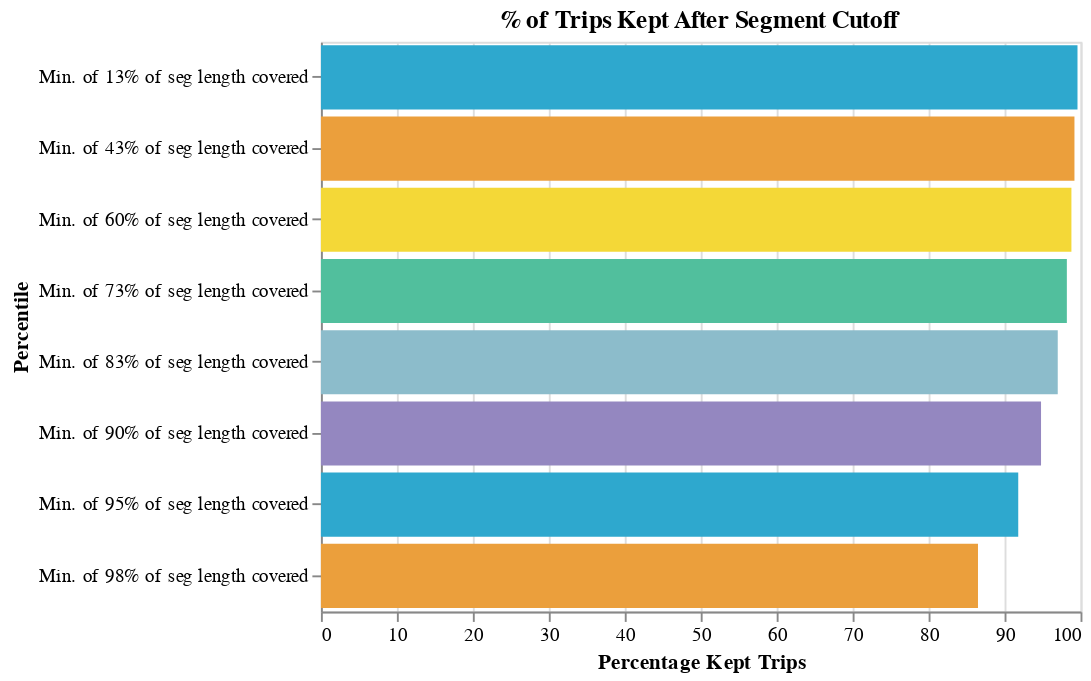

Notebook cell for this chart:
### Code cell
bar_chart(test, 'Percentage Kept Trips','Percentile', '% of Trips Kept After Segment Cutoff')

### Figure 1 — Vega-Lite specification as saved in the notebook (floating-point values rounded to 4 significant figures)
{"config": {"view": {"continuousWidth": 400, "continuousHeight": 300}}, "data": {"name": "data-f71b1169b77395c16f3d6aa4dca2467f"}, "mark": "bar", "encoding": {"color": {"field": "Percentile", "legend": null, "scale": {"range": ["#2EA8CE", "#EB9F3C", "#F4D837", "#51BF9D", "#8CBCCB", "#9487C0"]}, "type": "nominal"}, "tooltip": [{"field": "Percentile", "type": "nominal"}, {"field": "N Rows", "type": "quantitative"}, {"field": "Mean Speed Mph", "type": "quantitative"}, {"field": "N Kept Routes", "type": "quantitative"}, {"field": "N Kept Trips", "type": "quantitative"}, {"field": "N Kept Operators", "type": "quantitative"}, {"field": "Percentage Kept Rows", "type": "quantitative"}, {"field": "Percentage Kept Trips", "type": "quantitative"}, {"field": "Percentage Kept Routes", "type": "quantitative"}], "x": {"field": "Percentage Kept Trips", "type": "quantitative"}, "y": {"field": "Percentile", "type": "nominal"}}, "height": 300, "title": "% of Trips Kept After Segment Cutoff", "width": 400, "$schema": "https://vega.github.io/schema/vega-lite/v4.17.0.json", "datasets": {"data-f71b1169b77395c16f3d6aa4dca2467f": [{"Percentile": "Min. of 13% of seg length covered", "N Rows": 2002522, "Mean Speed Mph": 11.9, "N Kept Routes": 4079, "N Kept Trips": 65931, "N Kept Operators": 74, "Percentage Kept Rows": 90.0, "Percentage Kept Trips": 99.6, "Percentage Kept Routes": 99.8}, {"Percentile": "Min. of 43% of seg length covered", "N Rows": 1780020, "Mean Speed Mph": 12.4, "N Kept Routes": 4065, "N Kept Trips": 65696, "N Kept Operators": 74, "Percentage Kept Rows": 80.0, "Percentage Kept Trips": 99.2, "Percentage Kept Routes": 99.5}, {"Percentile": "Min. of 60% of seg length covered", "N Rows": 1557517, "Mean Speed Mph": 12.2, "N Kept Routes": 4055, "N Kept Trips": 65420, "N Kept Operators": 74, "Percentage Kept Rows": 70.0, "Percentage Kept Trips": 98.8, "Percentage Kept Routes": 99.2}, {"Percentile": "Min. of 73% of seg length covered", "N Rows": 1335015, "Mean Speed Mph": 11.9, "N Kept Routes": 4041, "N Kept Trips": 65010, "N Kept Operators": 74, "Percentage Kept Rows": 60.0, "Percentage Kept Trips": 98.2, "Percentage Kept Routes": 98.9}, {"Percentile": "Min. of 83% of seg length covered", "N Rows": 1112513, "Mean Speed Mph": 11.6, "N Kept Routes": 4026, "N Kept Trips": 64250, "N Kept Operators": 74, "Percentage Kept Rows": 50.0, "Percentage Kept Trips": 97.0, "Percentage Kept Routes": 98.5}, {"Percentile": "Min. of 90% of seg length covered", "N Rows": 890010, "Mean Speed Mph": 11.2, "N Kept Routes": 3977, "N Kept Trips": 62802, "N Kept Operators": 74, "Percentage Kept Rows": 40.0, "Percentage Kept Trips": 94.8, "Percentage Kept Routes": 97.3}, {"Percentile": "Min. of 95% of seg length covered", "N Rows": 667508, "Mean Speed Mph": 10.8, "N Kept Routes": 3902, "N Kept Trips": 60798, "N Kept Operators": 74, "Percentage Kept Rows": 30.0, "Percentage Kept Trips": 91.8, "Percentage Kept Routes": 95.5}, {"Percentile": "Min. of 98% of seg length covered", "N Rows": 445005, "Mean Speed Mph": 10.1, "N Kept Routes": 3735, "N Kept Trips": 57281, "N Kept Operators": 74, "Percentage Kept Rows": 20.0, "Percentage Kept Trips": 86.5, "Percentage Kept Routes": 91.4}]}}
